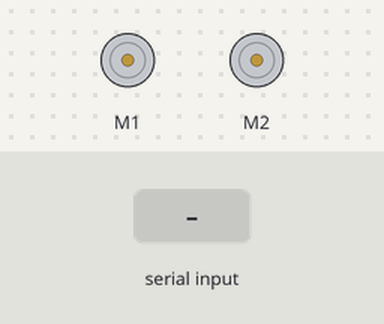
A sketch run on a simulated Arduino Uno, built with avr-gcc and run on an emulated ATmega328P. Parts: 2 × DC motor (green arrow = forward, orange = backward, longer = faster). The inputs (shaded band) are chosen by the test bench.

Above: at 1.2 s.
1.3 s: "w" received over the second serial link
At 2.1 s:
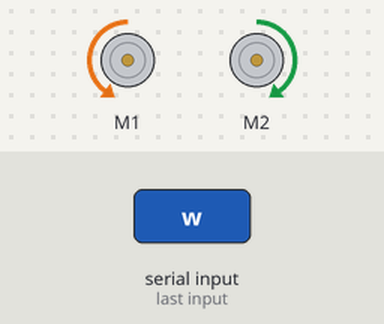
2.8 s: "1" received over the second serial link
At 3.3 s:
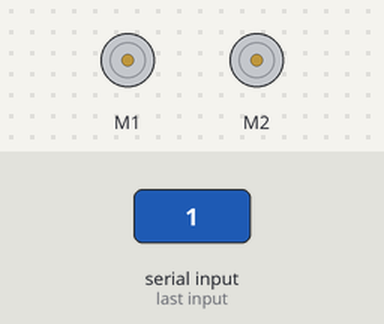
Timing chart, 0 to 5.8 s (numbered marks = the images above; inputs shaded):
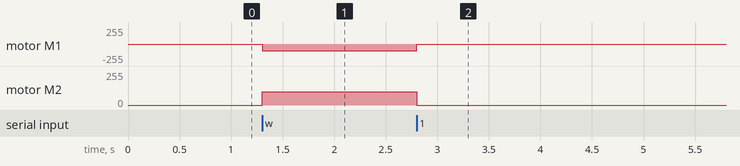

Measured:
- after the input at 1.3 s, motor M1: stopped → backward 100/255 at once; motor M2: stopped → forward 100/255 at once
- after the input at 2.8 s, motor M1: backward 100/255 → stopped at once; motor M2: forward 100/255 → stopped at once

The sketch:

pruebasupuestoBTw.ino
```cpp
#include <MeMCore.h>
#include <SoftwareSerial.h>

SoftwareSerial bluetoothSerial(1,0);
MeDCMotor motor3(M1);
MeDCMotor motor4(M2);
uint8_t motorSpeed = 100;

void setup() {
  Serial.begin(115200);
  bluetoothSerial.begin(115200);
}

void loop() {
  while (!bluetoothSerial.available()) {}
    char command = bluetoothSerial.read();
    if (command == 'w') {
      motor3.run(-motorSpeed);
      motor4.run(motorSpeed);
    }
  else {
    motor3.stop();
    motor4.stop();
  }
}
```
